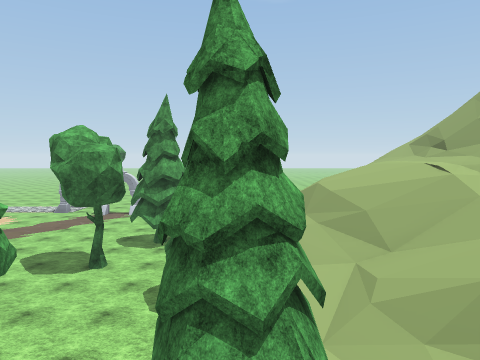
[1] (above)

16 first-person views from a walk through a scene from a Unity 3-D project. The camera is 1.2 m above the floor, tilts 4° down and sees 70° across. The floor is counted in squares, 2 m on a side. Each view is taken from the middle of a square. On the plan, view 1 faces up. The plan holds only what a view shows up to about 10 squares ahead; the rest is blank. The place goes on beyond the plan. Some animated figures are not drawn. Some surface patterns are stand-ins.

[2]
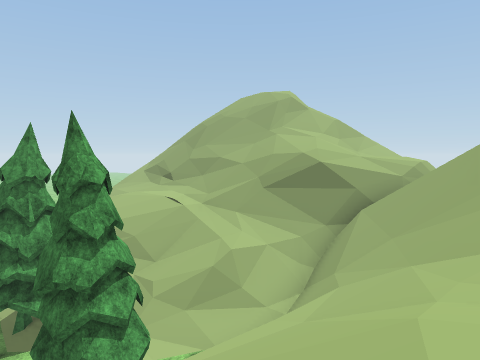

[3]
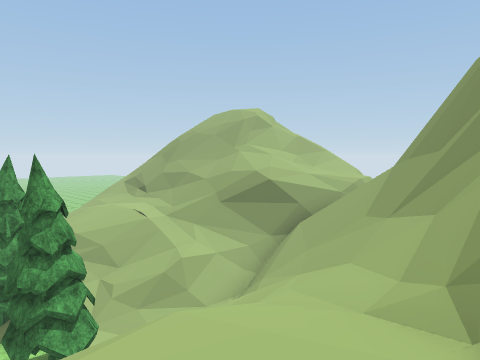

[4]
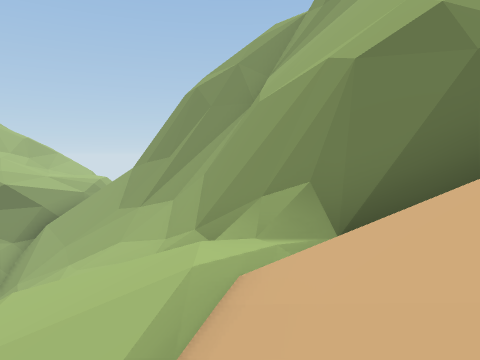

[5]
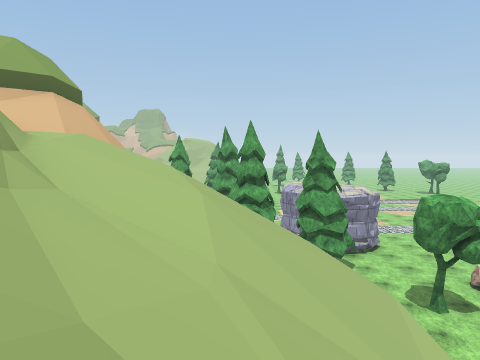

[6]
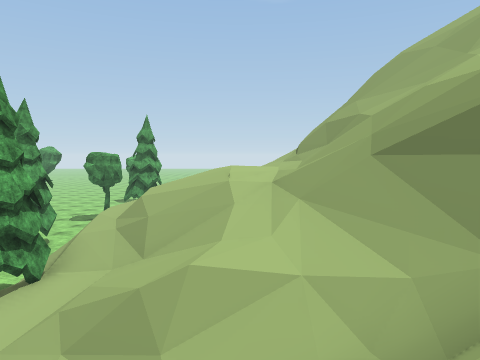

[7]
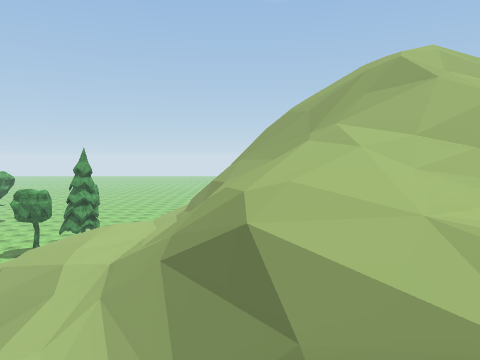

[8]
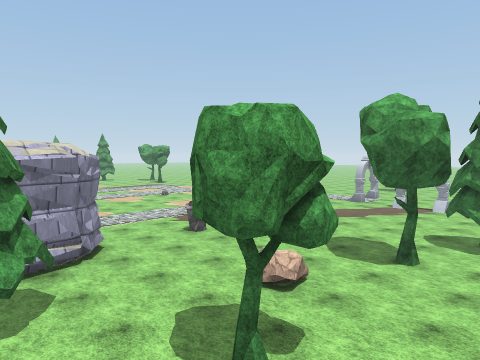

[9]
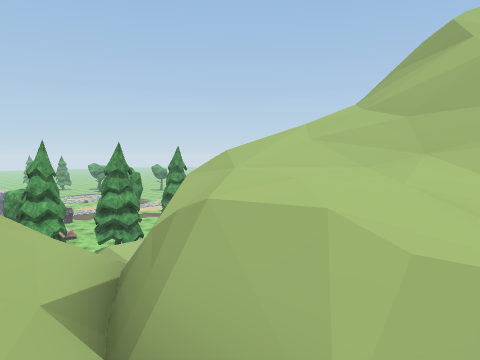

[10]
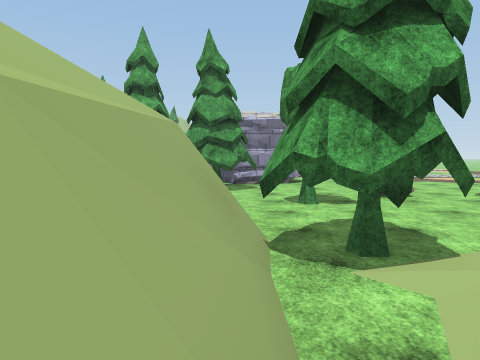

[11]
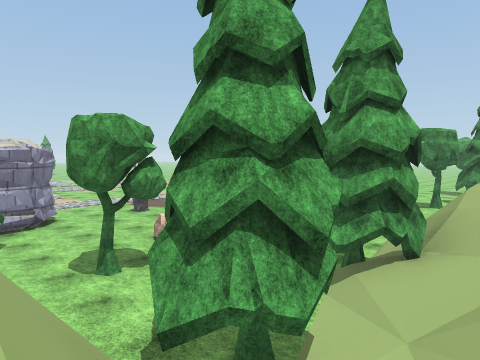

[12]
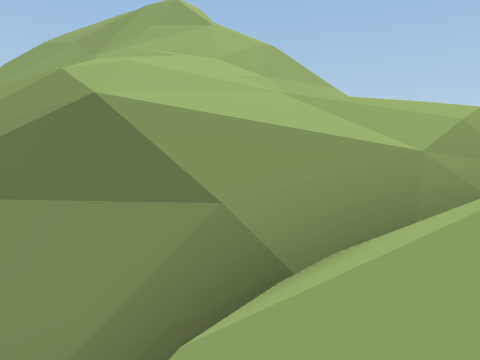

[13]
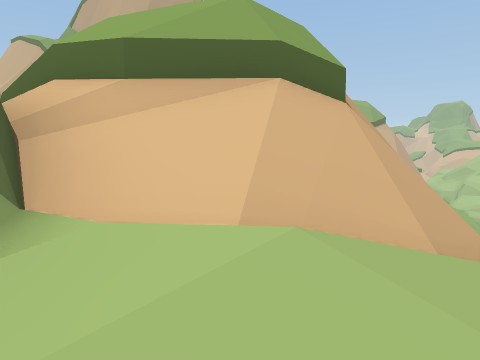

[14]
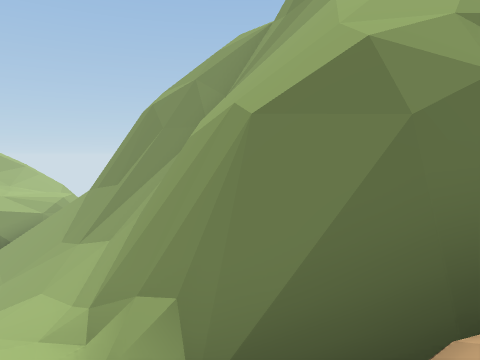

[15]
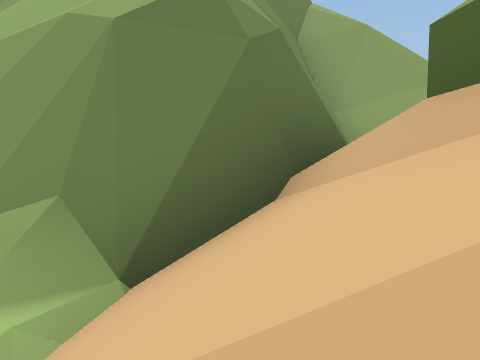

[16]
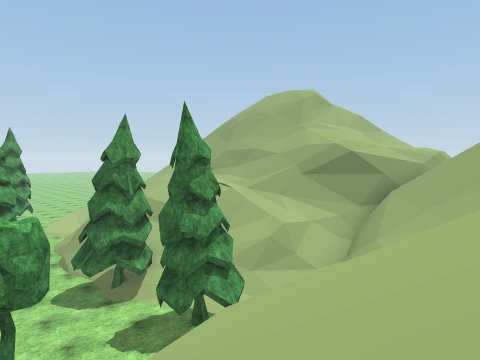

### Floor plan
Key: @ floor where view 1 was taken; # wall or solid block; . main floor; : floor 4.75 m higher than the main floor; + floor 7.25 m higher than the main floor; / step, stairs or slope; = window, fence, low wall or low ledge; ^ raised ledge; v drop or lower ground; T pine tree; R tree; C rock.
Columns run from 9 left of view 1 to 12 right of it. Each row starts with its distance up from view 1.
 12      ..
 11     ...
 10    ...TT.    :/==/
  9   .....T. ///:/=////
  8   ....R..////::=//////
  7 .C.......////://///==/
  6 ........TT/=/////////
  5 ....CC...T////=#///=v=
  4 .#.......T/=///#v////
  3  #....R.TT.#=//#v//++/
  2  ##T... ###=//==/=///=
  1   TTT   ///////////v/
  0   TT  ///@/////// ////
 -1   TT  ////////=^^
 -2      ////////#^=v
 -3      /////==##v/
 -4      ///##^   v/
 -5    ##^//##  ^vv/
 -6       ^/#  ^v #=
 -7        ^#

Positions as (right, up) in squares from view 1, and headings:
1: (0, 0), facing up
2: (-2, -2), facing up-right
3: (-2, -4), facing up-right
4: (-4, -4), facing right
5: (4, -1), facing left
6: (4, 0), facing up
7: (7, 0), facing up
8: (-1, 1), facing up-left
9: (12, 0), facing up-left
10: (3, 2), facing left
11: (2, 1), facing up-left
12: (6, 1), facing up-right
13: (-1, -3), facing down-left
14: (-3, -5), facing right
15: (-3, -4), facing down-right
16: (-4, -2), facing up-right
